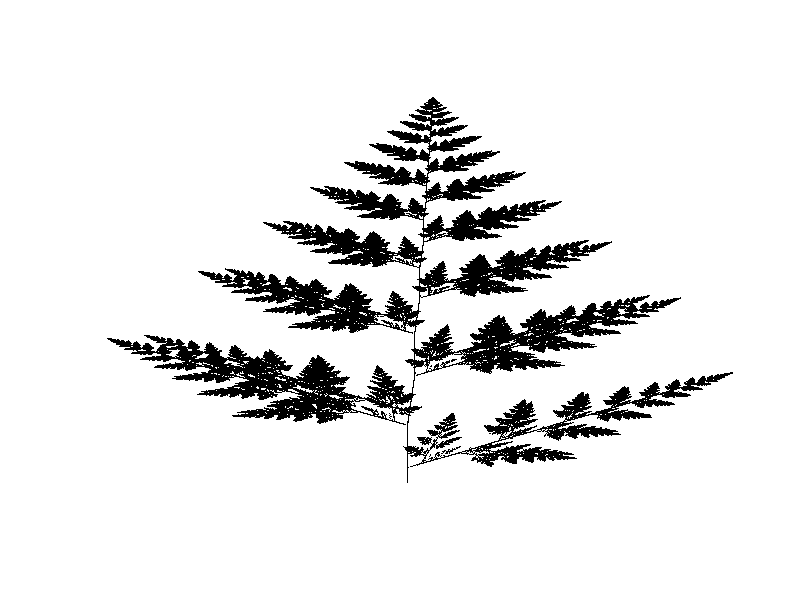

The R source for this figure:
R=1000000
x=rep(0,R)
y=rep(0,R)
x[1]=0.09
y[1]=0.5
for(j in 2:R) {
  d=100*runif(1)
  if(d<1) {
    x[j]=0
    y[j]=0.16*y[j-1]
  }
  if(d>=1 && d<7){
    x[j]=-0.15*x[j-1]+0.28*y[j-1]
    y[j]=0.26*x[j-1]+0.24*y[j-1]+0.44
  }
  if(d>=7 && d<14){
    x[j]=0.2*x[j-1]-0.26*y[j-1]
    y[j]=0.23*x[j-1]+0.22*y[j-1]+1.6
  }
  if(d>=14){
    x[j]=-0.85*x[j-1]+0.04*y[j-1]
    y[j]=-0.04*x[j-1]+0.85*y[j-1]+1.6
  }
}
#plot(x,y,type = 'p',pch='.')
plot(x,y,type='p',pch=".", axes=FALSE, xlab=' ', ylab=' ')